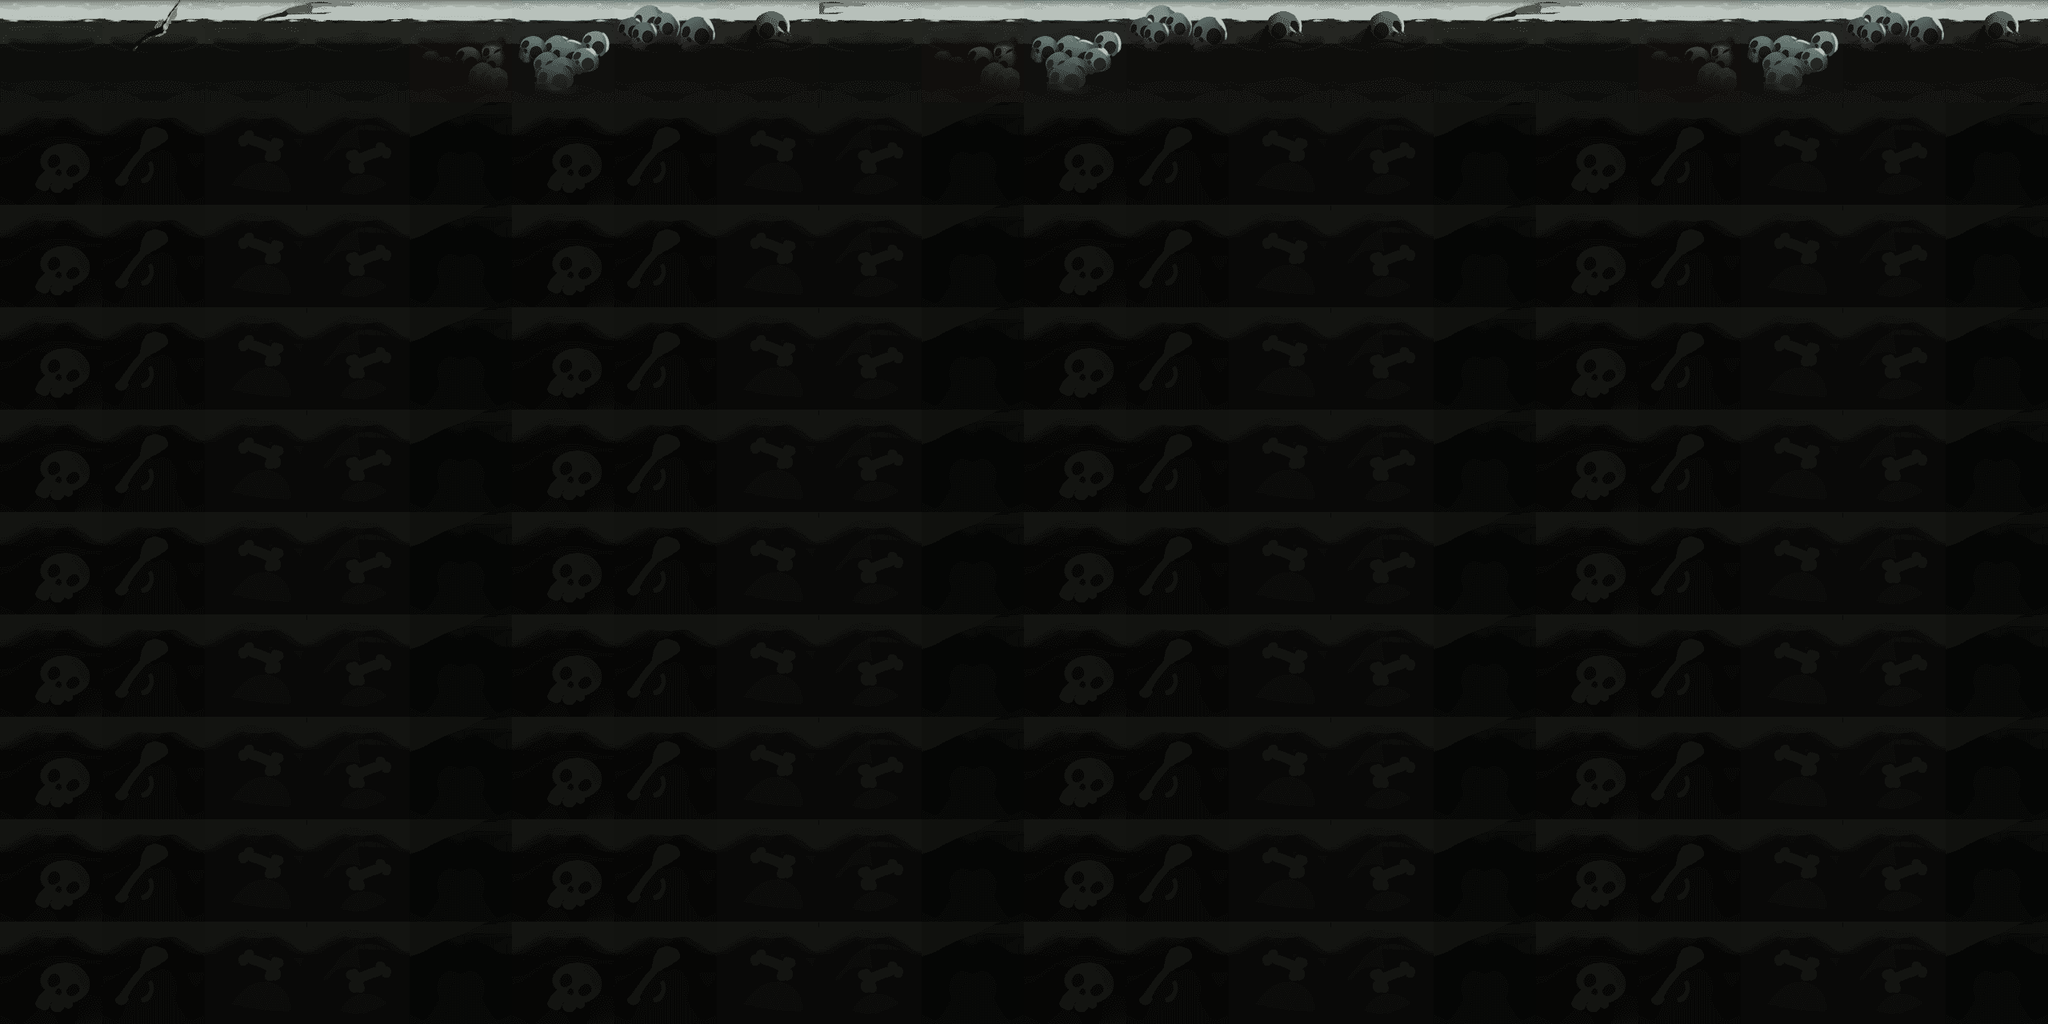

A level layout from a 2D game, rendered from its tile map. Below: a short description, then the map file with its tile-grid data intact:
An orthogonal 20x10 tile map with 128x128 px tiles, 1 tile layer (ground).

<map version="1.10" tiledversion="1.10.2" orientation="orthogonal" renderorder="right-down" width="20" height="10" tilewidth="128" tileheight="128" infinite="0" nextlayerid="7" nextobjectid="1">
 <tileset firstgid="1" name="tile" tilewidth="128" tileheight="128" tilecount="13" columns="0">
  <grid orientation="orthogonal" width="1" height="1" />
  <tile id="0">
   <image width="128" height="128" source="../../tile/tile reaper/tile reaper office/2.png" />
  </tile>
  <tile id="1">
   <image width="128" height="128" source="../../tile/tile reaper/tile reaper office/2a.png" />
  </tile>
  <tile id="2">
   <image width="128" height="128" source="../../tile/tile reaper/tile reaper office/2b.png" />
  </tile>
  <tile id="3">
   <image width="128" height="128" source="../../tile/tile reaper/tile reaper office/2c.png" />
  </tile>
  <tile id="4">
   <image width="128" height="128" source="../../tile/tile reaper/tile reaper office/2d.png" />
  </tile>
  <tile id="5">
   <image width="128" height="128" source="../../tile/tile reaper/tile reaper office/2e.png" />
  </tile>
  <tile id="6">
   <image width="128" height="128" source="../../tile/tile reaper/tile reaper office/2f.png" />
  </tile>
  <tile id="7">
   <image width="128" height="128" source="../../tile/tile reaper/tile reaper office/2g.png" />
  </tile>
  <tile id="8">
   <image width="128" height="128" source="../../tile/tile reaper/tile reaper office/5a.png" />
  </tile>
  <tile id="9">
   <image width="128" height="128" source="../../tile/tile reaper/tile reaper office/5b.png" />
  </tile>
  <tile id="10">
   <image width="128" height="128" source="../../tile/tile reaper/tile reaper office/5c.png" />
  </tile>
  <tile id="11">
   <image width="128" height="128" source="../../tile/tile reaper/tile reaper office/5d.png" />
  </tile>
  <tile id="12">
   <image width="128" height="128" source="../../tile/tile reaper/tile reaper office/5e.png" />
  </tile>
 </tileset>
 <layer id="5" name="ground" width="20" height="10">
  <data encoding="csv">
1,2,3,4,5,6,7,8,4,5,6,7,8,8,3,4,5,6,7,8,
9,10,11,12,13,9,10,11,12,13,9,10,11,12,13,9,10,11,12,13,
9,10,11,12,13,9,10,11,12,13,9,10,11,12,13,9,10,11,12,13,
9,10,11,12,13,9,10,11,12,13,9,10,11,12,13,9,10,11,12,13,
9,10,11,12,13,9,10,11,12,13,9,10,11,12,13,9,10,11,12,13,
9,10,11,12,13,9,10,11,12,13,9,10,11,12,13,9,10,11,12,13,
9,10,11,12,13,9,10,11,12,13,9,10,11,12,13,9,10,11,12,13,
9,10,11,12,13,9,10,11,12,13,9,10,11,12,13,9,10,11,12,13,
9,10,11,12,13,9,10,11,12,13,9,10,11,12,13,9,10,11,12,13,
9,10,11,12,13,9,10,11,12,13,9,10,11,12,13,9,10,11,12,13
</data>
 </layer>
</map>
